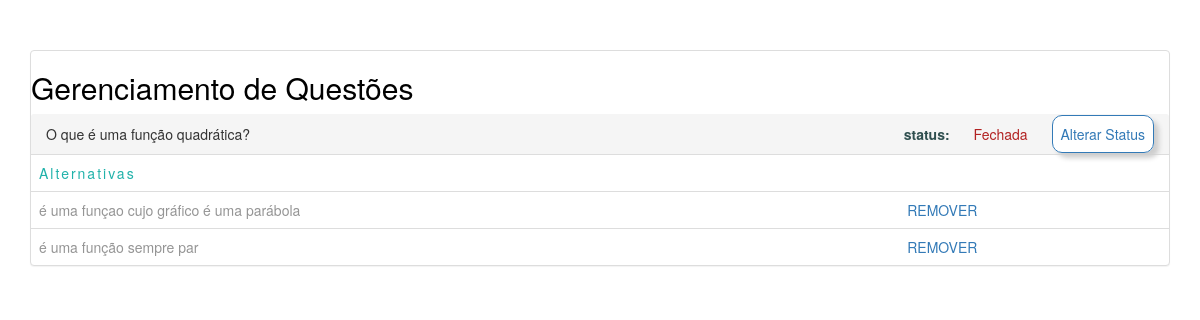
/question/1/manage/, run on an earlier commit of the app's database.
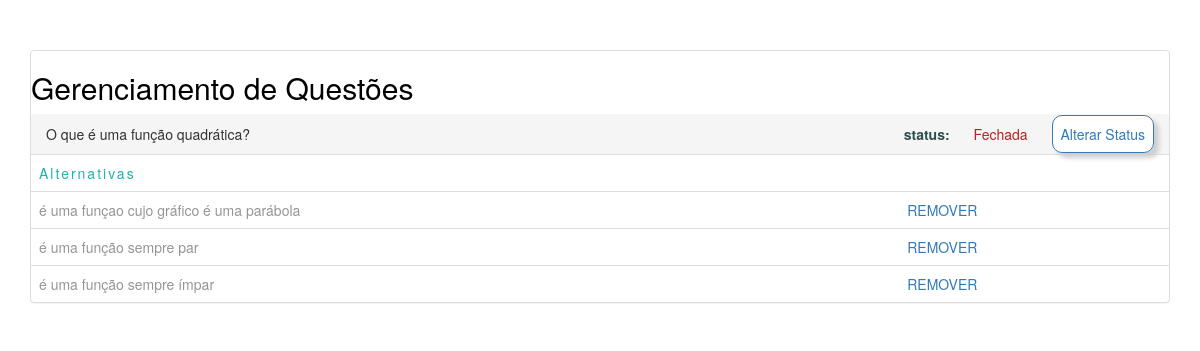
And on a later commit of the database.
### pools/models.py (models this page shows, shortened)
class Choice(models.Model):
    question = models.ForeignKey(Question,
                                 on_delete=models.CASCADE,null=True)
    choice_text = models.CharField(max_length=255)
    votes = models.IntegerField(default=0)

### pools/views.py (the view)
# urls.py: url(r'^question/(?P<pk>\d+)/manage/$',views.manage, name='manage'),
def manage(request,pk):
    questao=Question.objects.get(id=pk)
    choic = Choice.objects.filter(question=questao)
    return render(request,'manage.html',{'questao':questao,
                                           'choice':choic})

### pools/templates/manage.html
	{% extends 'base.html' %}
	{%block body %}
<div class="panel panel-default">
  <h2>Gerenciamento de Questões</h2>
  <div class="panel-heading">{{questao.question_text}}<span class="opcoes_conteiner"><span id="stat" class="opcoes">status:</span>
  	      {% if questao.closed %}
    		<span id="aberta" class="opcoes">Aberta</span>
    		{% else %}
    		<span id="fechada" class="opcoes">Fechada</span>
    		{% endif %}
    		<a id="btn_status" href="{% url 'status' pk=questao.pk %}" onClick="return ConfirmarAlteracao()">Alterar Status</a>
    		</span>
</div>
  <table class="table">
	<tr>
    	<td><span class="alternativas">Alternativas</span></td>
    </tr>
	{%for list in choice %}
	<tr>
    	<td>{{list.choice_text}}</td>
    	<td><a href="{% url 'remover' pk=list.pk %}" onClick="return ConfirmarAlteracao()">REMOVER</a></td>
    </tr>
	{% endfor %}
</table>
</div>
{% endblock %}

What changed in the data, as far as the page shows it:
now on this page (row edited): Choice: choice_text "é uma função sempre ímpar"
